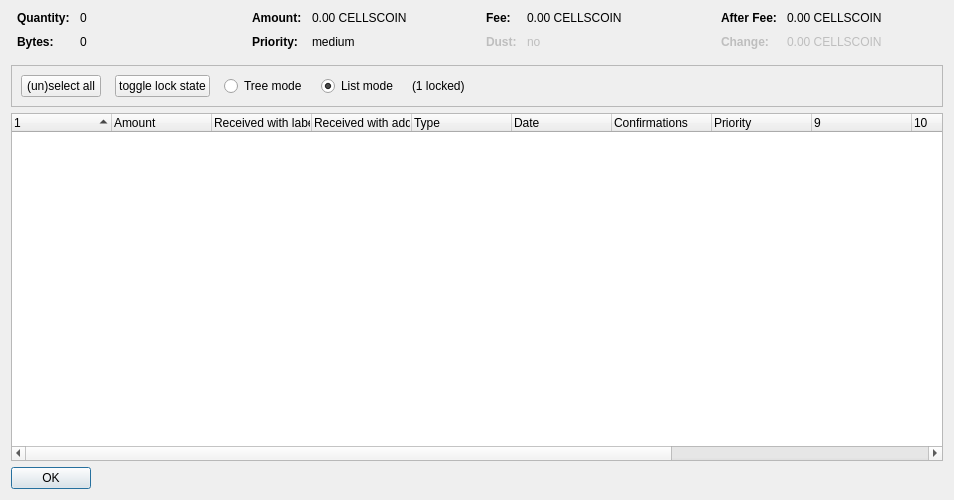
<?xml version="1.0" encoding="UTF-8"?>
<ui version="4.0">
 <class>CoinControlDialog</class>
 <widget class="QDialog" name="CoinControlDialog">
  <property name="geometry">
   <rect>
    <x>0</x>
    <y>0</y>
    <width>954</width>
    <height>500</height>
   </rect>
  </property>
  <property name="windowTitle">
   <string>Coin Selection</string>
  </property>
  <layout class="QVBoxLayout" name="verticalLayout">
   <item>
    <layout class="QHBoxLayout" name="horizontalLayoutTop" stretch="0,0,0,0">
     <property name="topMargin">
      <number>0</number>
     </property>
     <property name="bottomMargin">
      <number>10</number>
     </property>
     <item>
      <layout class="QFormLayout" name="formLayoutCoinControl1">
       <property name="horizontalSpacing">
        <number>10</number>
       </property>
       <property name="verticalSpacing">
        <number>10</number>
       </property>
       <property name="leftMargin">
        <number>6</number>
       </property>
       <property name="rightMargin">
        <number>6</number>
       </property>
       <item row="0" column="0">
        <widget class="QLabel" name="labelCoinControlQuantityText">
         <property name="font">
          <font>
           <weight>75</weight>
           <bold>true</bold>
          </font>
         </property>
         <property name="text">
          <string>Quantity:</string>
         </property>
        </widget>
       </item>
       <item row="0" column="1">
        <widget class="QLabel" name="labelCoinControlQuantity">
         <property name="cursor">
          <cursorShape>IBeamCursor</cursorShape>
         </property>
         <property name="contextMenuPolicy">
          <enum>Qt::ActionsContextMenu</enum>
         </property>
         <property name="text">
          <string notr="true">0</string>
         </property>
         <property name="textInteractionFlags">
          <set>Qt::LinksAccessibleByMouse|Qt::TextSelectableByKeyboard|Qt::TextSelectableByMouse</set>
         </property>
        </widget>
       </item>
       <item row="1" column="0">
        <widget class="QLabel" name="labelCoinControlBytesText">
         <property name="font">
          <font>
           <weight>75</weight>
           <bold>true</bold>
          </font>
         </property>
         <property name="text">
          <string>Bytes:</string>
         </property>
        </widget>
       </item>
       <item row="1" column="1">
        <widget class="QLabel" name="labelCoinControlBytes">
         <property name="cursor">
          <cursorShape>IBeamCursor</cursorShape>
         </property>
         <property name="contextMenuPolicy">
          <enum>Qt::ActionsContextMenu</enum>
         </property>
         <property name="text">
          <string notr="true">0</string>
         </property>
         <property name="textInteractionFlags">
          <set>Qt::LinksAccessibleByMouse|Qt::TextSelectableByKeyboard|Qt::TextSelectableByMouse</set>
         </property>
        </widget>
       </item>
      </layout>
     </item>
     <item>
      <layout class="QFormLayout" name="formLayoutCoinControl2">
       <property name="horizontalSpacing">
        <number>10</number>
       </property>
       <property name="verticalSpacing">
        <number>10</number>
       </property>
       <property name="leftMargin">
        <number>6</number>
       </property>
       <property name="rightMargin">
        <number>6</number>
       </property>
       <item row="0" column="0">
        <widget class="QLabel" name="labelCoinControlAmountText">
         <property name="font">
          <font>
           <weight>75</weight>
           <bold>true</bold>
          </font>
         </property>
         <property name="text">
          <string>Amount:</string>
         </property>
        </widget>
       </item>
       <item row="0" column="1">
        <widget class="QLabel" name="labelCoinControlAmount">
         <property name="cursor">
          <cursorShape>IBeamCursor</cursorShape>
         </property>
         <property name="contextMenuPolicy">
          <enum>Qt::ActionsContextMenu</enum>
         </property>
         <property name="text">
          <string notr="true">0.00 CELLSCOIN</string>
         </property>
         <property name="textInteractionFlags">
          <set>Qt::LinksAccessibleByMouse|Qt::TextSelectableByKeyboard|Qt::TextSelectableByMouse</set>
         </property>
        </widget>
       </item>
       <item row="1" column="0">
        <widget class="QLabel" name="labelCoinControlPriorityText">
         <property name="font">
          <font>
           <weight>75</weight>
           <bold>true</bold>
          </font>
         </property>
         <property name="text">
          <string>Priority:</string>
         </property>
        </widget>
       </item>
       <item row="1" column="1">
        <widget class="QLabel" name="labelCoinControlPriority">
         <property name="cursor">
          <cursorShape>IBeamCursor</cursorShape>
         </property>
         <property name="contextMenuPolicy">
          <enum>Qt::ActionsContextMenu</enum>
         </property>
         <property name="text">
          <string>medium</string>
         </property>
         <property name="textInteractionFlags">
          <set>Qt::LinksAccessibleByMouse|Qt::TextSelectableByKeyboard|Qt::TextSelectableByMouse</set>
         </property>
        </widget>
       </item>
      </layout>
     </item>
     <item>
      <layout class="QFormLayout" name="formLayoutCoinControl3">
       <property name="horizontalSpacing">
        <number>10</number>
       </property>
       <property name="verticalSpacing">
        <number>10</number>
       </property>
       <property name="leftMargin">
        <number>6</number>
       </property>
       <property name="rightMargin">
        <number>6</number>
       </property>
       <item row="0" column="0">
        <widget class="QLabel" name="labelCoinControlFeeText">
         <property name="font">
          <font>
           <weight>75</weight>
           <bold>true</bold>
          </font>
         </property>
         <property name="text">
          <string>Fee:</string>
         </property>
        </widget>
       </item>
       <item row="0" column="1">
        <widget class="QLabel" name="labelCoinControlFee">
         <property name="cursor">
          <cursorShape>IBeamCursor</cursorShape>
         </property>
         <property name="contextMenuPolicy">
          <enum>Qt::ActionsContextMenu</enum>
         </property>
         <property name="text">
          <string notr="true">0.00 CELLSCOIN</string>
         </property>
         <property name="textInteractionFlags">
          <set>Qt::LinksAccessibleByMouse|Qt::TextSelectableByKeyboard|Qt::TextSelectableByMouse</set>
         </property>
        </widget>
       </item>
       <item row="1" column="0">
        <widget class="QLabel" name="labelCoinControlLowOutputText">
         <property name="enabled">
          <bool>false</bool>
         </property>
         <property name="font">
          <font>
           <weight>75</weight>
           <bold>true</bold>
          </font>
         </property>
         <property name="text">
          <string>Dust:</string>
         </property>
        </widget>
       </item>
       <item row="1" column="1">
        <widget class="QLabel" name="labelCoinControlLowOutput">
         <property name="enabled">
          <bool>false</bool>
         </property>
         <property name="cursor">
          <cursorShape>IBeamCursor</cursorShape>
         </property>
         <property name="contextMenuPolicy">
          <enum>Qt::ActionsContextMenu</enum>
         </property>
         <property name="text">
          <string>no</string>
         </property>
         <property name="textInteractionFlags">
          <set>Qt::LinksAccessibleByMouse|Qt::TextSelectableByKeyboard|Qt::TextSelectableByMouse</set>
         </property>
        </widget>
       </item>
      </layout>
     </item>
     <item>
      <layout class="QFormLayout" name="formLayoutCoinControl4">
       <property name="horizontalSpacing">
        <number>10</number>
       </property>
       <property name="verticalSpacing">
        <number>10</number>
       </property>
       <property name="leftMargin">
        <number>6</number>
       </property>
       <property name="rightMargin">
        <number>6</number>
       </property>
       <item row="0" column="0">
        <widget class="QLabel" name="labelCoinControlAfterFeeText">
         <property name="font">
          <font>
           <weight>75</weight>
           <bold>true</bold>
          </font>
         </property>
         <property name="text">
          <string>After Fee:</string>
         </property>
        </widget>
       </item>
       <item row="0" column="1">
        <widget class="QLabel" name="labelCoinControlAfterFee">
         <property name="cursor">
          <cursorShape>IBeamCursor</cursorShape>
         </property>
         <property name="contextMenuPolicy">
          <enum>Qt::ActionsContextMenu</enum>
         </property>
         <property name="text">
          <string notr="true">0.00 CELLSCOIN</string>
         </property>
         <property name="textInteractionFlags">
          <set>Qt::LinksAccessibleByMouse|Qt::TextSelectableByKeyboard|Qt::TextSelectableByMouse</set>
         </property>
        </widget>
       </item>
       <item row="1" column="0">
        <widget class="QLabel" name="labelCoinControlChangeText">
         <property name="enabled">
          <bool>false</bool>
         </property>
         <property name="font">
          <font>
           <weight>75</weight>
           <bold>true</bold>
          </font>
         </property>
         <property name="text">
          <string>Change:</string>
         </property>
        </widget>
       </item>
       <item row="1" column="1">
        <widget class="QLabel" name="labelCoinControlChange">
         <property name="enabled">
          <bool>false</bool>
         </property>
         <property name="cursor">
          <cursorShape>IBeamCursor</cursorShape>
         </property>
         <property name="contextMenuPolicy">
          <enum>Qt::ActionsContextMenu</enum>
         </property>
         <property name="text">
          <string notr="true">0.00 CELLSCOIN</string>
         </property>
         <property name="textInteractionFlags">
          <set>Qt::LinksAccessibleByMouse|Qt::TextSelectableByKeyboard|Qt::TextSelectableByMouse</set>
         </property>
        </widget>
       </item>
      </layout>
     </item>
    </layout>
   </item>
   <item>
    <widget class="QFrame" name="frame">
     <property name="minimumSize">
      <size>
       <width>0</width>
       <height>40</height>
      </size>
     </property>
     <property name="frameShape">
      <enum>QFrame::StyledPanel</enum>
     </property>
     <property name="frameShadow">
      <enum>QFrame::Sunken</enum>
     </property>
     <layout class="QHBoxLayout" name="horizontalLayout">
      <item>
       <layout class="QHBoxLayout" name="horizontalLayoutPanel" stretch="0,0,0,0,0,0">
        <property name="spacing">
         <number>14</number>
        </property>
        <item>
         <widget class="QPushButton" name="pushButtonSelectAll">
          <property name="sizePolicy">
           <sizepolicy hsizetype="Maximum" vsizetype="Fixed">
            <horstretch>0</horstretch>
            <verstretch>0</verstretch>
           </sizepolicy>
          </property>
          <property name="text">
           <string>(un)select all</string>
          </property>
          <property name="autoDefault">
           <bool>false</bool>
          </property>
         </widget>
        </item>
        <item>
         <widget class="QPushButton" name="pushButtonToggleLock">
          <property name="sizePolicy">
           <sizepolicy hsizetype="Maximum" vsizetype="Fixed">
            <horstretch>0</horstretch>
            <verstretch>0</verstretch>
           </sizepolicy>
          </property>
          <property name="text">
           <string>toggle lock state</string>
          </property>
          <property name="autoDefault">
           <bool>false</bool>
          </property>
         </widget>
        </item>
        <item>
         <widget class="QRadioButton" name="radioTreeMode">
          <property name="sizePolicy">
           <sizepolicy hsizetype="Maximum" vsizetype="Fixed">
            <horstretch>0</horstretch>
            <verstretch>0</verstretch>
           </sizepolicy>
          </property>
          <property name="text">
           <string>Tree mode</string>
          </property>
         </widget>
        </item>
        <item>
         <widget class="QRadioButton" name="radioListMode">
          <property name="sizePolicy">
           <sizepolicy hsizetype="Maximum" vsizetype="Fixed">
            <horstretch>0</horstretch>
            <verstretch>0</verstretch>
           </sizepolicy>
          </property>
          <property name="text">
           <string>List mode</string>
          </property>
          <property name="checked">
           <bool>true</bool>
          </property>
         </widget>
        </item>
        <item>
         <widget class="QLabel" name="labelLocked">
          <property name="text">
           <string>(1 locked)</string>
          </property>
         </widget>
        </item>
        <item>
         <spacer name="horizontalSpacer">
          <property name="orientation">
           <enum>Qt::Horizontal</enum>
          </property>
          <property name="sizeHint" stdset="0">
           <size>
            <width>40</width>
            <height>20</height>
           </size>
          </property>
         </spacer>
        </item>
       </layout>
      </item>
     </layout>
    </widget>
   </item>
   <item>
    <widget class="CoinControlTreeWidget" name="treeWidget">
     <property name="contextMenuPolicy">
      <enum>Qt::CustomContextMenu</enum>
     </property>
     <property name="sortingEnabled">
      <bool>false</bool>
     </property>
     <property name="columnCount">
      <number>13</number>
     </property>
     <attribute name="headerShowSortIndicator" stdset="0">
      <bool>true</bool>
     </attribute>
     <attribute name="headerStretchLastSection">
      <bool>false</bool>
     </attribute>
     <column>
      <property name="text">
       <string/>
      </property>
     </column>
     <column>
      <property name="text">
       <string>Amount</string>
      </property>
     </column>
     <column>
      <property name="text">
       <string>Received with label</string>
      </property>
     </column>
     <column>
      <property name="text">
       <string>Received with address</string>
      </property>
     </column>
     <column>
      <property name="text">
	<string>Type</string>
      </property>
     </column>
     <column>
      <property name="text">	 
       <string>Date</string>
      </property>
     </column>
     <column>
      <property name="text">
       <string>Confirmations</string>
      </property>
      <property name="toolTip">
       <string>Confirmed</string>
      </property>
     </column>
     <column>
      <property name="text">
       <string>Priority</string>
      </property>
     </column>
     <column>
      <property name="text">
       <string/>
      </property>
     </column>
     <column>
      <property name="text">
       <string/>
      </property>
     </column>
     <column>
      <property name="text">
       <string/>
      </property>
     </column>
     <column>
      <property name="text">
       <string/>
      </property>
     </column>
     <column>
      <property name="text">
       <string/>
      </property>
     </column>
    </widget>
   </item>
   <item>
    <widget class="QDialogButtonBox" name="buttonBox">
     <property name="sizePolicy">
      <sizepolicy hsizetype="Maximum" vsizetype="Fixed">
       <horstretch>0</horstretch>
       <verstretch>0</verstretch>
      </sizepolicy>
     </property>
     <property name="orientation">
      <enum>Qt::Horizontal</enum>
     </property>
     <property name="standardButtons">
      <set>QDialogButtonBox::Ok</set>
     </property>
    </widget>
   </item>
  </layout>
 </widget>
 <customwidgets>
  <customwidget>
   <class>CoinControlTreeWidget</class>
   <extends>QTreeWidget</extends>
   <header>coincontroltreewidget.h</header>
  </customwidget>
 </customwidgets>
 <resources/>
 <connections/>
</ui>
